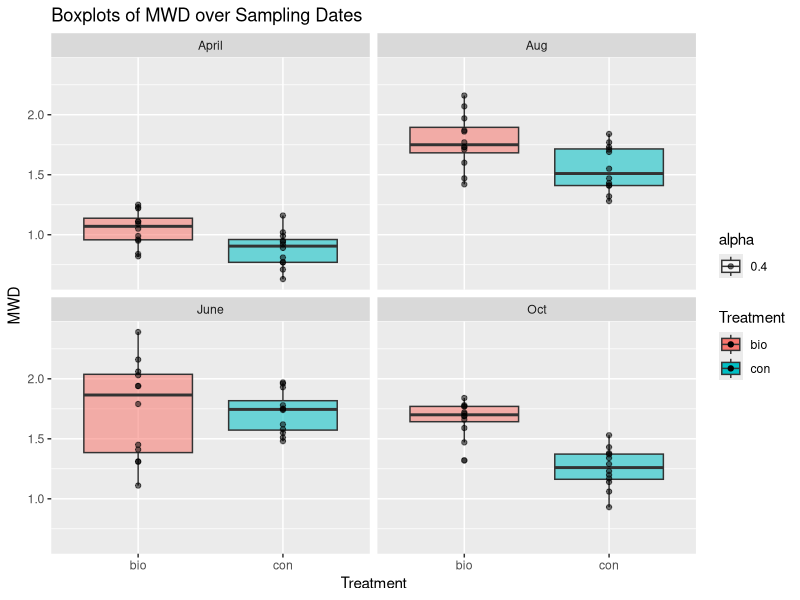
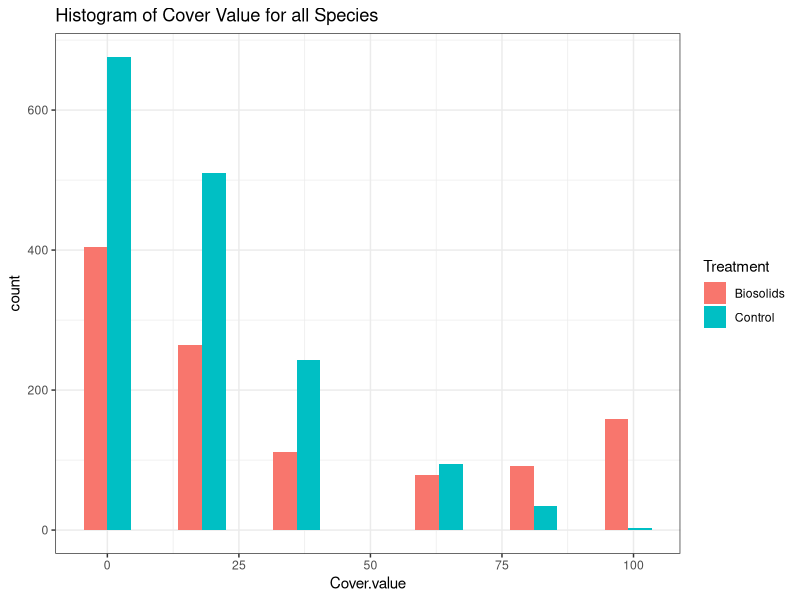

Write the R code that produced these figures, in order. (Note: this script raises an error after producing the figures.)
## ---- chunk 1
library("ggplot2")
library(lme4)
library(reshape2)
library(dplyr)
## ---- chunk 2
soil<-read.table("MWD.csv", sep = ",", header = T) 
ggplot(aes(y=MWD, x=Treatment, fill = Treatment, alpha = 0.4), data=soil) + geom_boxplot() + geom_point() + facet_wrap(~Date) + labs(title="Boxplots of MWD over Sampling Dates")
## ---- chunk 3
group_by(soil,Date,Treatment) %>%
  summarise(mean(MWD), sd(MWD))
## ---- chunk 4
pc <- read.csv("plant_cover.csv", header = T)
pc$Block <- as.factor(pc$Block)
group_by(pc,Block,Treatment) %>%
  summarise(mean(Cover.value), sd(Cover.value))
## ---- chunk 5
table_sum <- tapply(pc$Cover.value,pc$Treatment, table)
table_sum
## ---- chunk 6
ggplot(pc,aes(x=Cover.value,group=Treatment,fill=Treatment))+geom_histogram(position="dodge",binwidth=9)+theme_bw()+labs(title="Histogram of Cover Value for all Species")
## ---- chunk 7
pc.subset <- subset(pc, Species == "POPR")
table_sum_POPR <- tapply(pc.subset$Cover.value,pc.subset$Treatment, table)
table_sum_POPR
## ---- chunk 8
pc.subset <- pc.subset[ ,c(3,4,9)]
by_blockTrt <- group_by(pc.subset, Block, Treatment)
dat.avg<-summarise(by_blockTrt, y.avg=sum(Cover.value)/50)
add2control <- c("2","Control",0)
dat.avg[8, ] <- add2control

dat.avg$y.avg <- as.numeric(dat.avg$y.avg)
ggplot(aes(x = Block, y = y.avg, group = Treatment, colour = Treatment), data = dat.avg) + geom_point() + geom_line() + labs(x = "Block", y = "Plant Cover Value", title = "Comparison of POPR Cover Values between Biosolids and Control")
## ---- chunk 9
ggplot(aes(y=Cover.value, x=Treatment, fill = Treatment, alpha = 0.4), data=pc.subset) + geom_boxplot() + geom_point() + labs(title="Boxplot of Cover Value of Species POPR")
## ---- chunk 10
hist(soil$MWD, xlab="MWD", main = "Histogram of MWD", col = "mistyrose")
## ---- chunk 11
qqnorm(soil$MWD)
qqline(soil$MWD)
## ---- chunk 12
Date.f = factor(soil$Date,levels(soil$Date)[c(1, 3, 2, 4)])
ggplot(soil, aes(x = Date.f, y = MWD, group = Treatment, colour = Treatment)) +
  stat_summary(fun.y="mean", geom = "line") +
  labs(x = "Date", title = "Change in MWD over 4 Sampling Dates")
## ---- chunk 13
hist(pc.subset$Cover.value, main="Histogram of cover value for POPR", xlab = "Cover value of POPR", col = "mistyrose")
